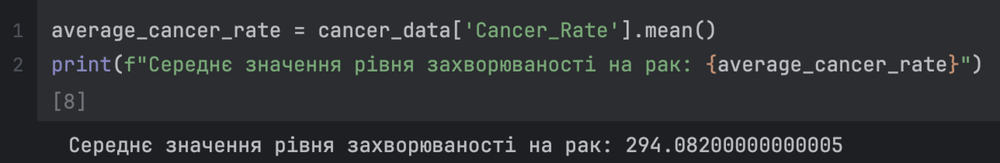
#> input picture data-sci/lab-1/view-dataset/image-3.png, 1000 x 163 px, shrunk from 10304 x 1680 before the run, found by its file name
$ python main.py
#> lines starting #> are read from the running program, lines starting #| are printed output that depends on the picture
from PIL import Image
import numpy as np


def upscale_image_4x4(input_image_path, output_image_path):
    # Open the image
    img = Image.open(input_image_path)
#> img is the input picture: PIL image 1000x163 RGBA; mean R, G, B, A 47.8, 50.4, 52.6, 255

    # Convert image to numpy array
    img_array = np.array(img)

    # Get the height, width, and channels of the image
    h, w, c = img_array.shape
#> h = 163; w = 1000; c = 4

    # Create an upscaled array by replicating each pixel into a 4x4 block
    upscaled_array = np.repeat(np.repeat(img_array, 8, axis=0), 8, axis=1)
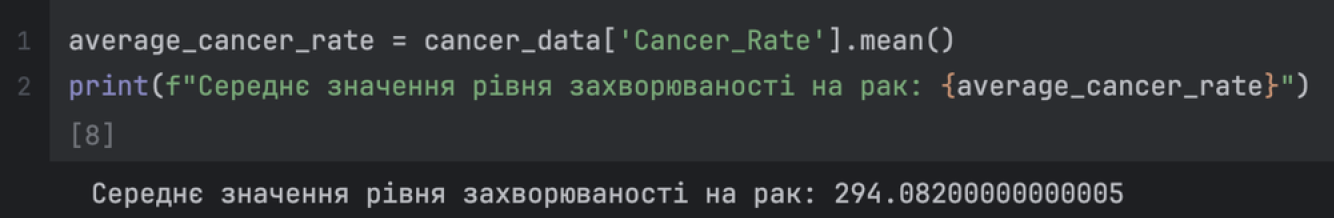
#> upscaled_array: shape (1304, 8000, 4) (shown at 1/6 size); mean R, G, B, A 47.8, 50.4, 52.6, 255

    # Convert the numpy array back to an image
    upscaled_img = Image.fromarray(upscaled_array)

    # Save the upscaled image
    upscaled_img.save(output_image_path)


# Usage example
input_image_path = '/Users/killer/proj/KPI/kpi-7/data-sci/lab-1/view-dataset/image-3.png'  # Replace with your image path
upscale_image_4x4(input_image_path, input_image_path)
